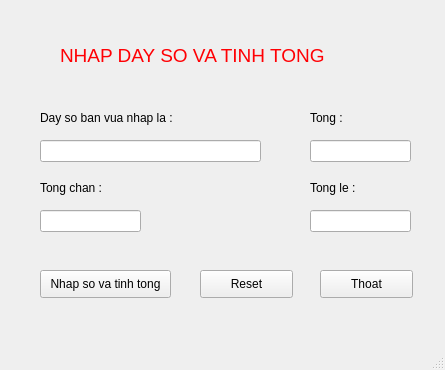
<?xml version="1.0" encoding="UTF-8"?>
<ui version="4.0">
 <class>MainWindow</class>
 <widget class="QMainWindow" name="MainWindow">
  <property name="geometry">
   <rect>
    <x>0</x>
    <y>0</y>
    <width>445</width>
    <height>370</height>
   </rect>
  </property>
  <property name="windowTitle">
   <string>MainWindow</string>
  </property>
  <widget class="QWidget" name="centralwidget">
   <widget class="QLabel" name="label">
    <property name="geometry">
     <rect>
      <x>-170</x>
      <y>520</y>
      <width>55</width>
      <height>16</height>
     </rect>
    </property>
    <property name="text">
     <string>TextLabel</string>
    </property>
   </widget>
   <widget class="QLabel" name="label_2">
    <property name="geometry">
     <rect>
      <x>60</x>
      <y>20</y>
      <width>321</width>
      <height>71</height>
     </rect>
    </property>
    <property name="font">
     <font>
      <pointsize>14</pointsize>
     </font>
    </property>
    <property name="text">
     <string>&lt;html&gt;&lt;head/&gt;&lt;body&gt;&lt;p&gt;&lt;span style=&quot; color:#ff0004;&quot;&gt;NHAP DAY SO VA TINH TONG&lt;/span&gt;&lt;/p&gt;&lt;/body&gt;&lt;/html&gt;</string>
    </property>
   </widget>
   <widget class="QLabel" name="label_3">
    <property name="geometry">
     <rect>
      <x>40</x>
      <y>110</y>
      <width>151</width>
      <height>16</height>
     </rect>
    </property>
    <property name="text">
     <string>Day so ban vua nhap la : </string>
    </property>
   </widget>
   <widget class="QLineEdit" name="lineEdit_nhap">
    <property name="geometry">
     <rect>
      <x>40</x>
      <y>140</y>
      <width>221</width>
      <height>22</height>
     </rect>
    </property>
    <property name="readOnly">
     <bool>true</bool>
    </property>
   </widget>
   <widget class="QLineEdit" name="lineEdit_tong">
    <property name="geometry">
     <rect>
      <x>310</x>
      <y>140</y>
      <width>101</width>
      <height>22</height>
     </rect>
    </property>
    <property name="readOnly">
     <bool>true</bool>
    </property>
   </widget>
   <widget class="QLabel" name="label_4">
    <property name="geometry">
     <rect>
      <x>310</x>
      <y>110</y>
      <width>151</width>
      <height>16</height>
     </rect>
    </property>
    <property name="text">
     <string>Tong :</string>
    </property>
   </widget>
   <widget class="QLineEdit" name="lineEdit_tongChan">
    <property name="geometry">
     <rect>
      <x>40</x>
      <y>210</y>
      <width>101</width>
      <height>22</height>
     </rect>
    </property>
    <property name="readOnly">
     <bool>true</bool>
    </property>
   </widget>
   <widget class="QLabel" name="label_5">
    <property name="geometry">
     <rect>
      <x>40</x>
      <y>180</y>
      <width>151</width>
      <height>16</height>
     </rect>
    </property>
    <property name="text">
     <string>Tong chan :</string>
    </property>
   </widget>
   <widget class="QLineEdit" name="lineEdit_tongLe">
    <property name="geometry">
     <rect>
      <x>310</x>
      <y>210</y>
      <width>101</width>
      <height>22</height>
     </rect>
    </property>
    <property name="readOnly">
     <bool>true</bool>
    </property>
   </widget>
   <widget class="QLabel" name="label_6">
    <property name="geometry">
     <rect>
      <x>310</x>
      <y>180</y>
      <width>151</width>
      <height>16</height>
     </rect>
    </property>
    <property name="text">
     <string>Tong le :</string>
    </property>
   </widget>
   <widget class="QPushButton" name="pushButton">
    <property name="geometry">
     <rect>
      <x>40</x>
      <y>270</y>
      <width>131</width>
      <height>28</height>
     </rect>
    </property>
    <property name="text">
     <string>Nhap so va tinh tong</string>
    </property>
   </widget>
   <widget class="QPushButton" name="pushButton_thoat">
    <property name="geometry">
     <rect>
      <x>320</x>
      <y>270</y>
      <width>93</width>
      <height>28</height>
     </rect>
    </property>
    <property name="text">
     <string>Thoat</string>
    </property>
   </widget>
   <widget class="QPushButton" name="pushButton_reset">
    <property name="geometry">
     <rect>
      <x>200</x>
      <y>270</y>
      <width>93</width>
      <height>28</height>
     </rect>
    </property>
    <property name="text">
     <string>Reset</string>
    </property>
   </widget>
  </widget>
  <widget class="QMenuBar" name="menubar">
   <property name="geometry">
    <rect>
     <x>0</x>
     <y>0</y>
     <width>445</width>
     <height>26</height>
    </rect>
   </property>
  </widget>
  <widget class="QStatusBar" name="statusbar"/>
 </widget>
 <resources/>
 <connections/>
</ui>
